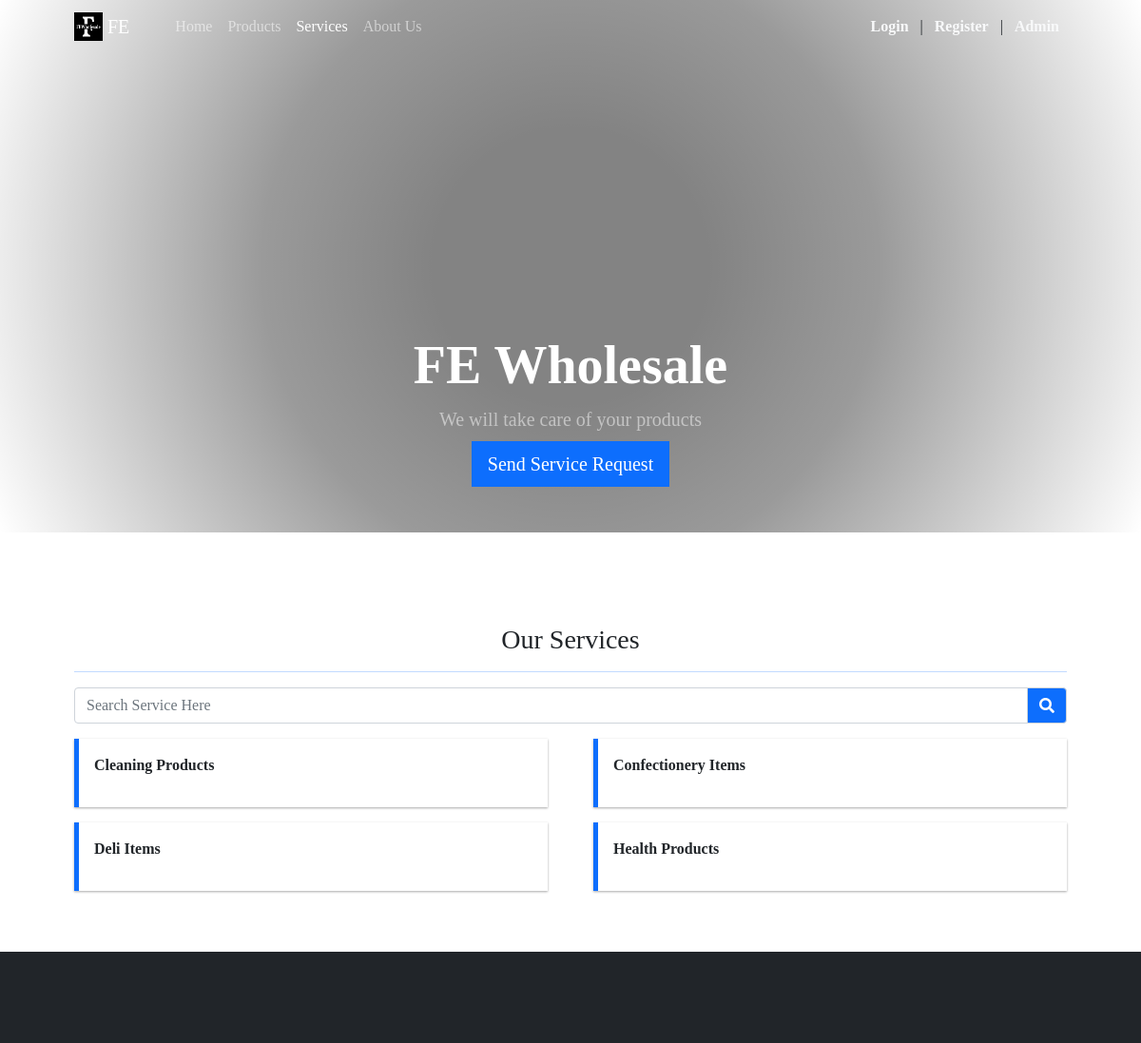
Page /?p=services on the committed database.
### tables this page shows
CREATE TABLE `service_list` (
  `id` int(30) NOT NULL,
  `service` text NOT NULL,
  `description` text NOT NULL,
  `status` tinyint(4) NOT NULL DEFAULT 1,
  `delete_flag` tinyint(1) NOT NULL DEFAULT 0,
  `date_created` datetime NOT NULL DEFAULT current_timestamp()
);

### classes/DBConnection.php (called while the page is built, shortened)
<?php
class DBConnection{
    private $host = DB_SERVER;
    private $username = DB_USERNAME;
    private $password = DB_PASSWORD;
    private $database = DB_NAME;
    public $conn;
    public function __construct(){
        if (!isset($this->conn)) {
            $this->conn = new mysqli($this->host, $this->username, $this->password, $this->database);
        }
    }
}
?>

### classes/SystemSettings.php (called while the page is built, shortened)
<?php
class SystemSettings extends DBConnection{
	function info($field=''){
		if(!empty($field)){
			if(isset($_SESSION['system_info'][$field]))
				return $_SESSION['system_info'][$field];
			else
				return false;
		}else{
			return false;
		}
	}
}
$_settings = new SystemSettings();
?>

### services.php (the view, shortened to what this page needs)
 <header class="bg-dark py-5" id="main-header">
    <div class="container h-100 d-flex align-items-end justify-content-center w-100">
        <div class="text-center text-white w-100">
            <h1 class="display-4 fw-bolder"><?php echo $_settings->info('name') ?></h1>
            <p class="lead fw-normal text-white-50 mb-0">We will take care of your products</p>
            <div class="col-auto mt-2">
                <button class="btn btn-primary btn-lg rounded-0" id="send_request" type="button">Send Service Request</button>
            </div>
        </div>
    </div>
</header>
<section class="py-5">
    <div class="container px-4 px-lg-5 mt-5">
        <div class="row">
            <div class="col-md-12">
                <h3 class="text-center">Our Services</h3>
                <hr class="bg-primary opacity-100">
                <div class="form-group">
                <div class="input-group mb-3">
                    <input type="search" id="search" class="form-control" placeholder="Search Service Here" aria-label="Search Service Here" aria-describedby="basic-addon2">
                    <div class="input-group-append">
                        <span class="input-group-text bg-primary" id="basic-addon2"><i class="fa fa-search"></i></span>
                    </div>
                </div>
                </div>
                <div class="row gx-4 gx-lg-5 row-cols-1 row-cols-sm-1 row-cols-md-2 row-cols-xl-2" id="service_list">
                    <?php
                    $services = $conn->query("SELECT * FROM `service_list` where status = 1 and delete_flag = 0 order by `service`");
                    while($row= $services->fetch_assoc()):
                        $row['description'] = strip_tags(html_entity_decode(stripslashes($row['description'])));
                    ?>
                    <a class="col item text-decoration-none text-dark view_service" href="javascript:void(0)" data-id="<?php echo $row['id'] ?>">
                        <div class="callout callout-primary border-primary rounded-0">
                            <dl>
                                <dt><?php echo $row['service'] ?></dt>
                            </dl>
                        </div>
                    </a>
                    <?php endwhile; ?>
                </div>
            </div>
        </div>
    </div>
</section>

### rows in the picture
service_list: service "Cleaning Products"
service_list: service "Confectionery Items"
service_list: service "Deli Items"
service_list: service "Health Products"

### other values in the picture
$_settings->info('short_name') "FE"
$_settings->info('name') "FE Wholesale"
